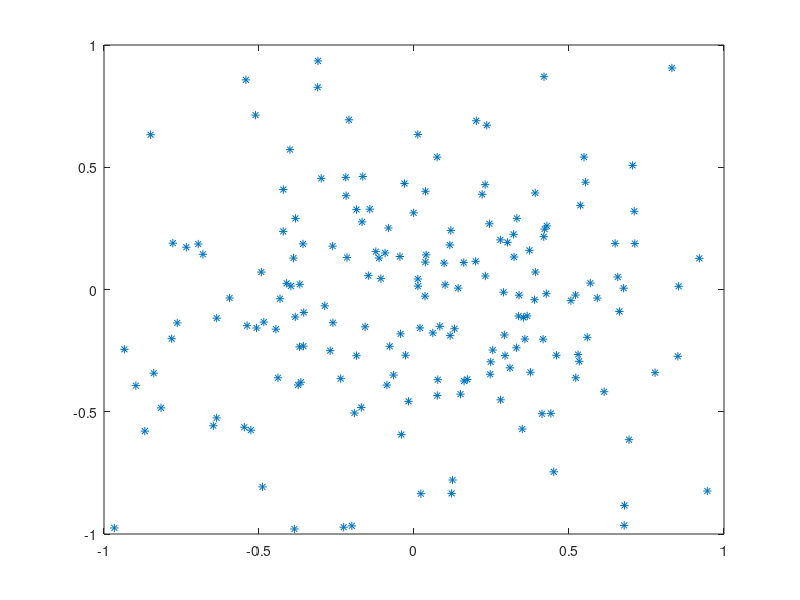

MATLAB code to generate this figure: (Note: this script raises an error after producing the figure.)
% numerical testing on Repeated maps with smooth step functions

K = [0, 0, 40];

% EXAMPLE 1

n_size = 2;
n_steps = 100;
size_sample = 1000;
scaling = 0.25;
for k = 1:K(1)
    W = 0.250*randn(n_size,n_size) - 1;
    b = 0.250*randn(n_size,1);
    
    x_stored = 50*randn(n_size,size_sample);
    
    y_stored = zeros(n_size, size_sample);
    for j = 1:size_sample
        y_stored(:,j) = repeated_map(x_stored(:,j), W, b, n_steps);
    end
    
    plot(y_stored(1,:),y_stored(2,:),'*')
    axis([-1,1,-1,1])
    pause(1)
end

% EXAMPLE 2

n_size = 2;
size_sample = 1000;
scaling = 0.25;

W = 3 * [0,1;-1,0] .* randn(2,2);
b = scaling * randn(n_size,1);

x_stored = 50 * randn(n_size,size_sample);
y_stored = x_stored;
plot(x_stored(1,:),x_stored(2,:),'*')
axis([-1,1,-1,1])
pause(1)
for k = 1:K(2)
    
    for j = 1:size_sample
        y_stored(:,j) = repeated_map(y_stored(:,j), W, b, 1);
    end
    
    plot(y_stored(1,:),y_stored(2,:),'*')
    axis([-1,1,-1,1])
    pause(1)
    if k > 2 && norm(y_old - y_stored)<10^-6
        break
    end
    y_old = y_stored;
end


% EXAMPLE 3

n_size = 2;
size_sample = 200;
scaling = 0.25;

% W = 0.3 * [1,1;0,10] .* randn(2,2); % interesting slow convergence - see
% the sigma function
% W = 0.3 * [1,5;0,10] .* randn(2,2);
W = 0.3 * [3,3;0,1] .* randn(2,2);
b = scaling * randn(n_size,1);

x_stored = 0.50 * randn(n_size,size_sample);
y_stored = x_stored;
plot(x_stored(1,:),x_stored(2,:),'*')
axis([-1,1,-1,1])
pause(1)
for k = 1:K(3)
    
    for j = 1:size_sample
        y_stored(:,j) = repeated_map(y_stored(:,j), W, b, 1);
    end
    
    plot(y_stored(1,:),y_stored(2,:),'*')
    axis([-1,1,-1,1])
    pause(1)
    if k > 2 && norm(y_old - y_stored)<10^-5
        break
    end
    y_old = y_stored;
end


return

function x = repeated_map(x, W, b, n)
sigma = @(x) tanh(x);
map = @(x, W, b) sigma(W * x + b);
for i = 1:n
    x = map(x, W, b);
end
end